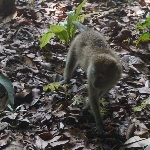
#> input picture test/resources/monkey.jpg, 150 x 150 px
$ python get-pixels.py ../test/resources/monkey.jpg out.png   (Python 2 division)
#> lines starting #> are read from the running program, lines starting #| are printed output that depends on the picture
from PIL import Image
import sys

im_path = ''
out_path = 'out.txt'

# Config
resample_w = 64
resample_h = 64

# Value 0 will return only the red component of each pixel value when passed
# to Image.getdata
pixel_component = 0

# Set up the variables from the arguments
if len(sys.argv) >= 2:
    im_path = sys.argv[1]
else:
    print "Usage: get-pixels.py imgPath [outputPath]"
    sys.exit()

if len(sys.argv) >= 3:
    out_path = sys.argv[2]

try:
    im = Image.open(im_path)
#> im is the input picture: PIL image 150x150 RGB; mean R, G, B 86.3, 82.9, 77.5
except IOError:
    print "Error opening the file ", im_path
    sys.exit()


im = im.resize((resample_w, resample_h))
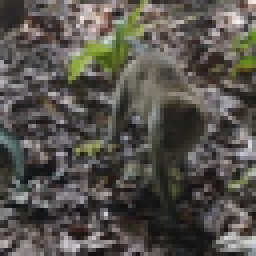
#> im: PIL image 64x64 RGB (shown 4 times larger); mean R, G, B 86.3, 82.9, 77.5
pixels = list(im.getdata(pixel_component))
#> pixels = 4096 values, max 246 at index 379, min 13 at index 3267, mean 86.32
width, height = im.size
#> width = 64; height = 64
pixelsMN = [pixels[i * width:(i + 1) * width] for i in xrange(height)]
#> pixelsMN = 64 items

#> (the run stopped early here; a loop or call above may not have finished)
